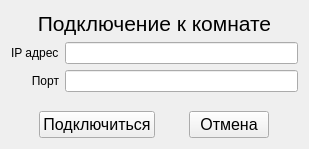
<?xml version="1.0" encoding="UTF-8"?>
<ui version="4.0">
 <class>FormConnection</class>
 <widget class="QWidget" name="FormConnection">
  <property name="geometry">
   <rect>
    <x>0</x>
    <y>0</y>
    <width>309</width>
    <height>149</height>
   </rect>
  </property>
  <property name="windowTitle">
   <string>Подключиться к комнате</string>
  </property>
  <layout class="QVBoxLayout" name="verticalLayout">
   <item>
    <widget class="QLabel" name="lblConnectionToServer">
     <property name="font">
      <font>
       <pointsize>16</pointsize>
      </font>
     </property>
     <property name="text">
      <string>Подключение к комнате</string>
     </property>
     <property name="alignment">
      <set>Qt::AlignCenter</set>
     </property>
    </widget>
   </item>
   <item>
    <layout class="QGridLayout" name="gridLayout">
     <item row="0" column="0">
      <widget class="QLabel" name="lblIp">
       <property name="text">
        <string>IP адрес</string>
       </property>
      </widget>
     </item>
     <item row="0" column="1">
      <widget class="QLineEdit" name="leIp"/>
     </item>
     <item row="1" column="0">
      <widget class="QLabel" name="lblPort">
       <property name="text">
        <string>Порт</string>
       </property>
       <property name="alignment">
        <set>Qt::AlignRight|Qt::AlignTrailing|Qt::AlignVCenter</set>
       </property>
      </widget>
     </item>
     <item row="1" column="1">
      <widget class="QLineEdit" name="lePort"/>
     </item>
    </layout>
   </item>
   <item>
    <spacer name="verticalSpacer">
     <property name="orientation">
      <enum>Qt::Vertical</enum>
     </property>
     <property name="sizeHint" stdset="0">
      <size>
       <width>20</width>
       <height>40</height>
      </size>
     </property>
    </spacer>
   </item>
   <item>
    <layout class="QHBoxLayout" name="horizontalLayout">
     <item>
      <widget class="QPushButton" name="pbConnect">
       <property name="sizePolicy">
        <sizepolicy hsizetype="Fixed" vsizetype="Fixed">
         <horstretch>0</horstretch>
         <verstretch>0</verstretch>
        </sizepolicy>
       </property>
       <property name="font">
        <font>
         <pointsize>12</pointsize>
        </font>
       </property>
       <property name="layoutDirection">
        <enum>Qt::LeftToRight</enum>
       </property>
       <property name="styleSheet">
        <string notr="true"/>
       </property>
       <property name="text">
        <string>Подключиться</string>
       </property>
      </widget>
     </item>
     <item>
      <widget class="QPushButton" name="pbCancel">
       <property name="sizePolicy">
        <sizepolicy hsizetype="Fixed" vsizetype="Fixed">
         <horstretch>0</horstretch>
         <verstretch>0</verstretch>
        </sizepolicy>
       </property>
       <property name="font">
        <font>
         <pointsize>12</pointsize>
        </font>
       </property>
       <property name="styleSheet">
        <string notr="true"/>
       </property>
       <property name="text">
        <string>Отмена</string>
       </property>
      </widget>
     </item>
    </layout>
   </item>
  </layout>
 </widget>
 <layoutdefault spacing="6" margin="11"/>
 <resources/>
 <connections/>
 <slots>
  <slot>on_pbConnect_clicked()</slot>
  <slot>on_pbCancel_clicked()</slot>
 </slots>
</ui>
